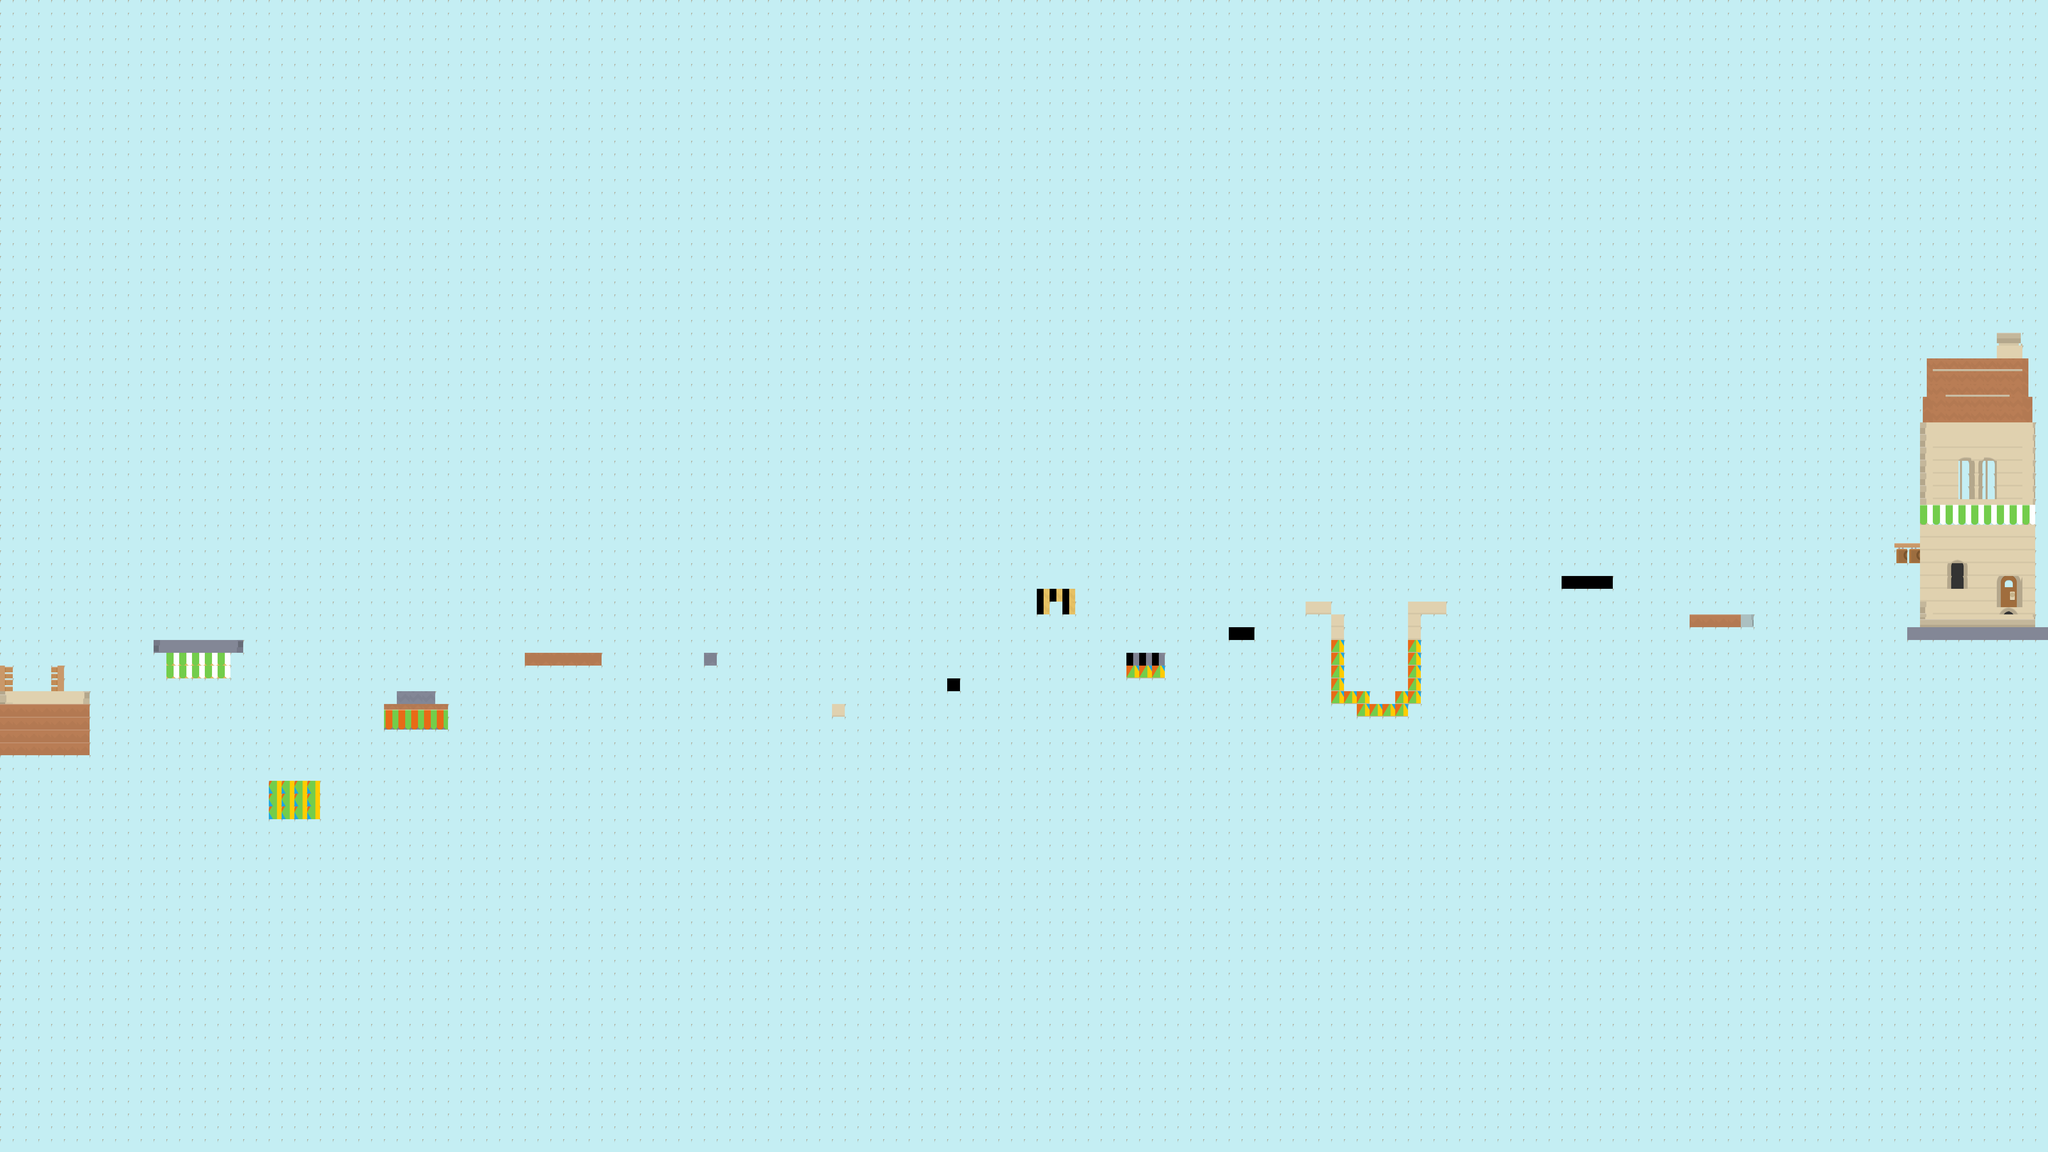

This is a level from a 2D game, rendered from its Tiled map with the project's own tilesets. A one-line summary and the map file follow, with tile-layer data summarised:
An orthogonal 160x90 tile map with 32x32 px tiles, 2 tile layers (Tile Layer 1, Decorations) and 33 objects (24x wall, 7x pencil, door, player).

<map version="1.4" tiledversion="1.4.2" orientation="orthogonal" renderorder="right-down" width="160" height="90" tilewidth="32" tileheight="32" infinite="0" nextlayerid="4" nextobjectid="40">
 <tileset firstgid="1" name="sffasf" tilewidth="32" tileheight="32" spacing="10" tilecount="253" columns="23">
  <image source="platformergraphics-buildings/sheet.png" width="980" height="490" />
 </tileset>
 <layer id="1" name="Tile Layer 1" width="160" height="90">
  <data>[14400 cells, 14400 non-empty, 26 distinct tile ids]</data>
 </layer>
 <layer id="3" name="Decorations" width="160" height="90">
  <data>[14400 cells, 128 non-empty, 32 distinct tile ids]</data>
 </layer>
 <objectgroup id="2" name="asdfasdf">
  <object id="3" name="wall" x="-1" y="1728" width="225" height="31" />
  <object id="4" name="wall" x="386.5" y="1599.5" width="225" height="31" />
  <object id="5" name="wall" x="674.5" y="1953.5" width="125" height="95" />
  <object id="6" name="wall" x="960.5" y="1761.5" width="157" height="60" />
  <object id="7" name="wall" x="993.5" y="1727.5" width="94" height="31" />
  <object id="8" name="wall" x="1312.5" y="1631.5" width="195" height="31" />
  <object id="9" name="wall" x="1757.5" y="1631.5" width="31" height="31" />
  <object id="10" name="wall" x="2078.5" y="1757.5" width="31" height="31" />
  <object id="11" name="wall" x="2370.5" y="1697.5" width="31" height="33" />
  <object id="12" name="wall" x="2590.5" y="1467.5" width="96" height="65" />
  <object id="13" name="wall" x="2817.5" y="1633.5" width="95" height="31" />
  <object id="14" name="wall" x="3072.5" y="1570.5" width="62" height="31" />
  <object id="15" name="wall" x="3263.5" y="1498.5" width="69" height="31" />
  <object id="16" name="wall" x="3324.5" y="1533.5" width="36" height="222" />
  <object id="17" name="wall" x="3364.5" y="1725.5" width="56" height="31" />
  <object id="18" name="wall" x="3391.5" y="1759.5" width="127" height="31" />
  <object id="19" name="wall" x="3488.5" y="1727.5" width="65" height="31" />
  <object id="20" name="wall" x="3519.5" y="1509.5" width="33" height="214" />
  <object id="21" name="wall" x="3556.5" y="1500.5" width="59" height="31" />
  <object id="22" name="wall" x="3905.5" y="1441.5" width="125" height="31" />
  <object id="23" name="wall" x="4226.5" y="1536.5" width="127" height="31" />
  <object id="25" name="wall" x="4764.5" y="1570.5" width="360" height="31" />
  <object id="26" name="door" x="4993" y="1445.5" width="63" height="69" />
  <object id="28" name="pencil" x="556.5" y="1563.5" width="31" height="31" />
  <object id="30" name="pencil" x="681.5" y="1916.5" width="31" height="31" />
  <object id="31" name="pencil" x="2623.5" y="1435.5" width="31" height="31" />
  <object id="32" name="pencil" x="3100.5" y="1538.5" width="31" height="31" />
  <object id="33" name="pencil" x="3440.5" y="1725.5" width="31" height="31" />
  <object id="34" name="pencil" x="3990.5" y="1409.5" width="31" height="31" />
  <object id="35" name="pencil" x="4774.5" y="1538.5" width="31" height="31" />
  <object id="37" name="player" x="60" y="1700" width="38" height="24" />
  <object id="38" name="wall" x="127.5" y="1663.5" width="34" height="58" />
  <object id="39" name="wall" x="0" y="1670" width="34" height="58" />
 </objectgroup>
</map>
